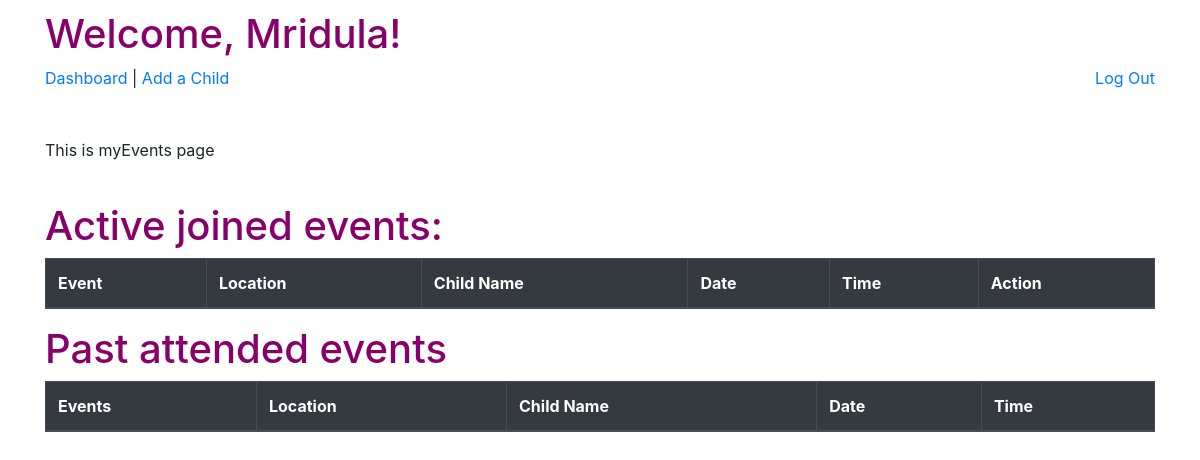
The app's page /ABC/myEvents (signed in), older data.
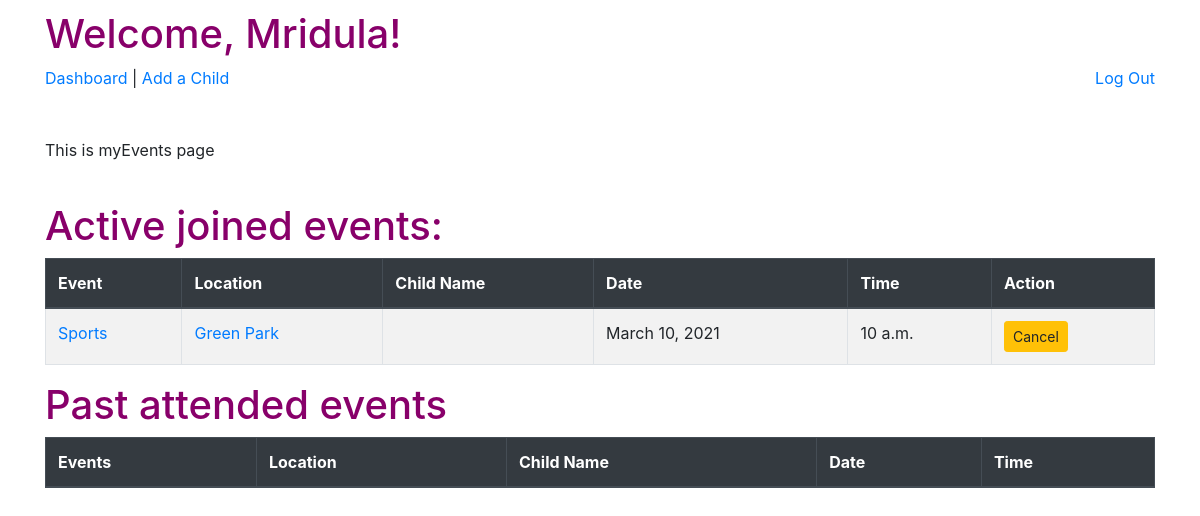
The same page, newer data.
### group_app/models.py (models this page shows, shortened)
class Event(models.Model):
    event_name = models.CharField(max_length=250)
    location = models.CharField(max_length=250)
    event_date = models.DateField()
    event_time = models.TimeField()
    max_capacity = models.IntegerField()
    current_enrolled = models.IntegerField(default=0)
    action_class_full = models.BooleanField(default=False)
    street_address = models.CharField(max_length=255)
    city = models.CharField(max_length=60)
    state = models.CharField(max_length=2)
    zip_code = models.CharField(max_length=5)
    child_event = models.ManyToManyField(Child, related_name='enrolled_child')
    user_event = models.ManyToManyField(User, related_name='enrolled_user')

### group_app/views.py (the view)
# urls.py: path('myEvents', views.myEvents),
def myEvents(request):
    if 'user_id' not in request.session:
        return redirect('/ABC')
    user = User.objects.get(id=request.session['user_id'])
    past_events=Event.objects.filter(event_date__lte = datetime.today())
    future_events=Event.objects.filter(event_date__gte = datetime.today())
    context = {
        'user': user,
        'past_events': past_events,
        'future_events':future_events,
    }
    return render(request, 'myEvents.html', context)

### group_app/templates/myEvents.html (shortened to what this page needs)
<!DOCTYPE html>
<html lang="en">
<head>
    <link href="https://stackpath.bootstrapcdn.com/bootstrap/4.5.0/css/bootstrap.min.css" rel="stylesheet"
>
    <link rel="stylesheet" href="https://stackpath.bootstrapcdn.com/bootstrap/4.3.1/css/bootstrap.min.css">
    {% load static %}
    <link rel="stylesheet" href="{% static 'css/style.css' %}">
</head>
<body>
    <div class="container">
        <h1>Welcome, {{ user.first_name }}!</h1>
        <a href="/ABC/dashboard">Dashboard</a> | <a href="/ABC/childForm">Add a Child</a>
        <a class="float-right" href="/ABC/logout">Log Out</a>
        <br><br><br>
        <p> This is myEvents page</p>
        <br>
        <h1> Active joined events: </h1>
            <table class="table table-striped table-bordered table-hover">
                <thead class="thead-dark">
              <tr>
                <th scope="col">Event</th>
                <th scope="col">Location </th>
                <th scope="col">Child Name</th>
                <th scope="col">Date</th>
                <th scope="col">Time</th>
                <th scope="col">Action</th>
              </tr>
            </thead>
            <tbody>
              {% for event in future_events %}
              <tr>
                <td><a href="/ABC/{{event.id}}/confirmJoin">{{event.event_name}}</a></td>
                            <td><a href="/ABC/{{event.id}}/confirmJoin">{{event.location}}</a></td>
                <td>{{ event.enrolled_child}}</td>
                <td>{{ event.event_date }}</td>
                <td>{{ event.event_time }}</td>
                <td>
                  <form action="{% url 'remove_event_myEvents' %}" method="post">
                  <button class="btn btn-sm btn-warning" type="submit">Cancel</button>
                  </form>
                </td>
              </tr>
              {% endfor %}
            </tbody>
          </table>
            <h1> Past attended events </h1>
            <table class="table table-striped table-bordered table-hover">
                <thead class="thead-dark">
              <tr>
                <th scope="col">Events</th>
                <th scope="col">Location </th>
                <th scope="col">Child Name</th>
                <th scope="col">Date</th>
                <th scope="col">Time</th>
              </tr>
            </thead>
          </table>
    </div>
</body>
</html>

Row changes from the older to the newer data that the page shows:
added Event: event_name "Sports", location "Green Park", event_date "March 10, 2021", event_time "10 a.m."
